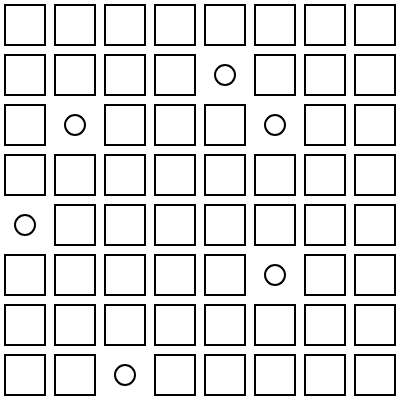
Frame 1 (no input)
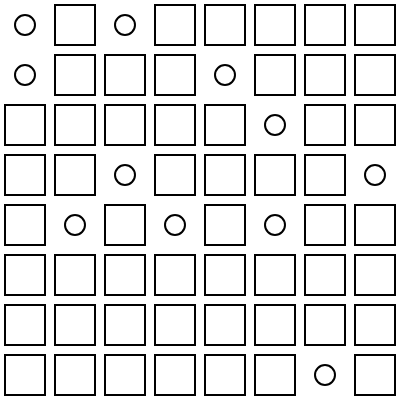
Frame 2 (the mouse pressed at the canvas centre, redrawn once)

The p5.js sketch that drew these frames (run headless with seeded random() and noise() and a simulated clock; the mouse was pressed at the canvas centre and the sketch redrawn once):

// p5.js sketch
// ── sketch.js
let size;
let offset;
let squareScaling;

function setup() {
  createCanvas(400, 400);
  size = width / 8;
  squareScaling = 0.8;
  offset = (size - squareScaling * size) / 2;
  strokeWeight(2);
  noLoop();
}

function draw() {
  background(255);
  for (let rows = 0; rows < 8; rows++) {
    for (let cols = 0; cols < 8; cols++) {
      let r = random();
      if (r > 0.1) {
        rect(
          cols * size + offset,
          rows * size + offset,
          size * squareScaling,
          size * squareScaling
        );
      } else {
        circle(cols * size + size / 2, rows * size + size / 2, size * 0.4);
      }
    }
  }
}
